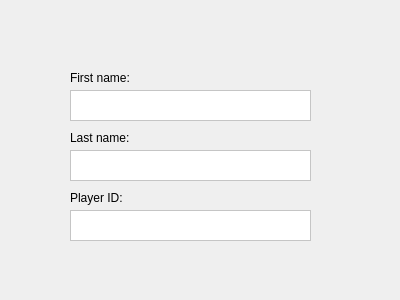
<?xml version="1.0" encoding="UTF-8"?>
<ui version="4.0">
 <class>Form</class>
 <widget class="QWidget" name="Form">
  <property name="geometry">
   <rect>
    <x>0</x>
    <y>0</y>
    <width>400</width>
    <height>300</height>
   </rect>
  </property>
  <property name="windowTitle">
   <string>Form</string>
  </property>
  <widget class="QTextEdit" name="textEdit">
   <property name="geometry">
    <rect>
     <x>70</x>
     <y>90</y>
     <width>241</width>
     <height>31</height>
    </rect>
   </property>
   <property name="styleSheet">
    <string notr="true">background-color: rgb(255, 255, 255);</string>
   </property>
  </widget>
  <widget class="QLabel" name="label_3">
   <property name="geometry">
    <rect>
     <x>70</x>
     <y>130</y>
     <width>71</width>
     <height>16</height>
    </rect>
   </property>
   <property name="text">
    <string>Last name:</string>
   </property>
  </widget>
  <widget class="QTextEdit" name="textEdit_2">
   <property name="geometry">
    <rect>
     <x>70</x>
     <y>150</y>
     <width>241</width>
     <height>31</height>
    </rect>
   </property>
   <property name="styleSheet">
    <string notr="true">background-color: rgb(255, 255, 255);</string>
   </property>
  </widget>
  <widget class="QTextEdit" name="textEdit_3">
   <property name="geometry">
    <rect>
     <x>70</x>
     <y>210</y>
     <width>241</width>
     <height>31</height>
    </rect>
   </property>
   <property name="styleSheet">
    <string notr="true">background-color: rgb(255, 255, 255);</string>
   </property>
  </widget>
  <widget class="QLabel" name="label_2">
   <property name="geometry">
    <rect>
     <x>70</x>
     <y>70</y>
     <width>71</width>
     <height>16</height>
    </rect>
   </property>
   <property name="text">
    <string>First name:</string>
   </property>
  </widget>
  <widget class="QLabel" name="label_4">
   <property name="geometry">
    <rect>
     <x>70</x>
     <y>190</y>
     <width>71</width>
     <height>16</height>
    </rect>
   </property>
   <property name="text">
    <string>Player ID:</string>
   </property>
  </widget>
 </widget>
 <resources/>
 <connections/>
</ui>
